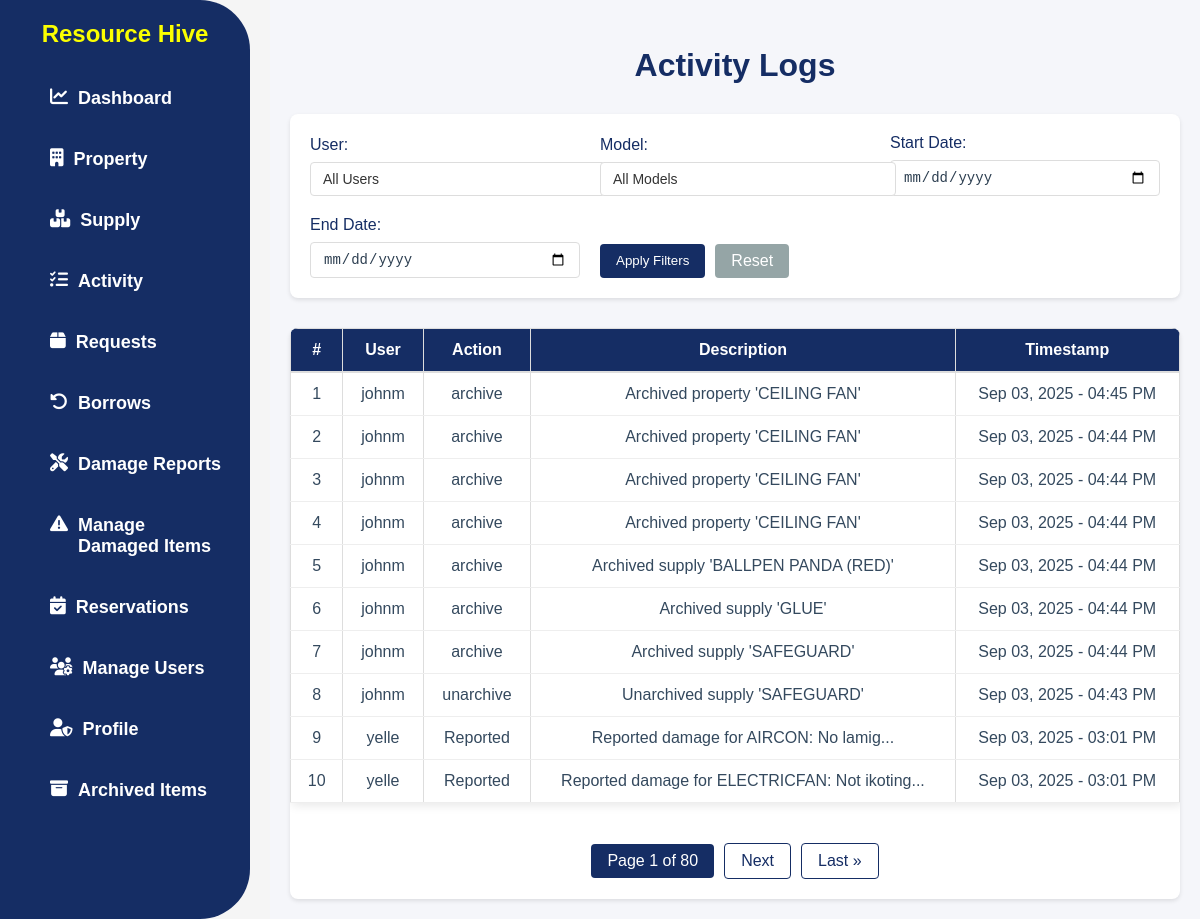
Page /activity/ (signed in) on the earlier database version.
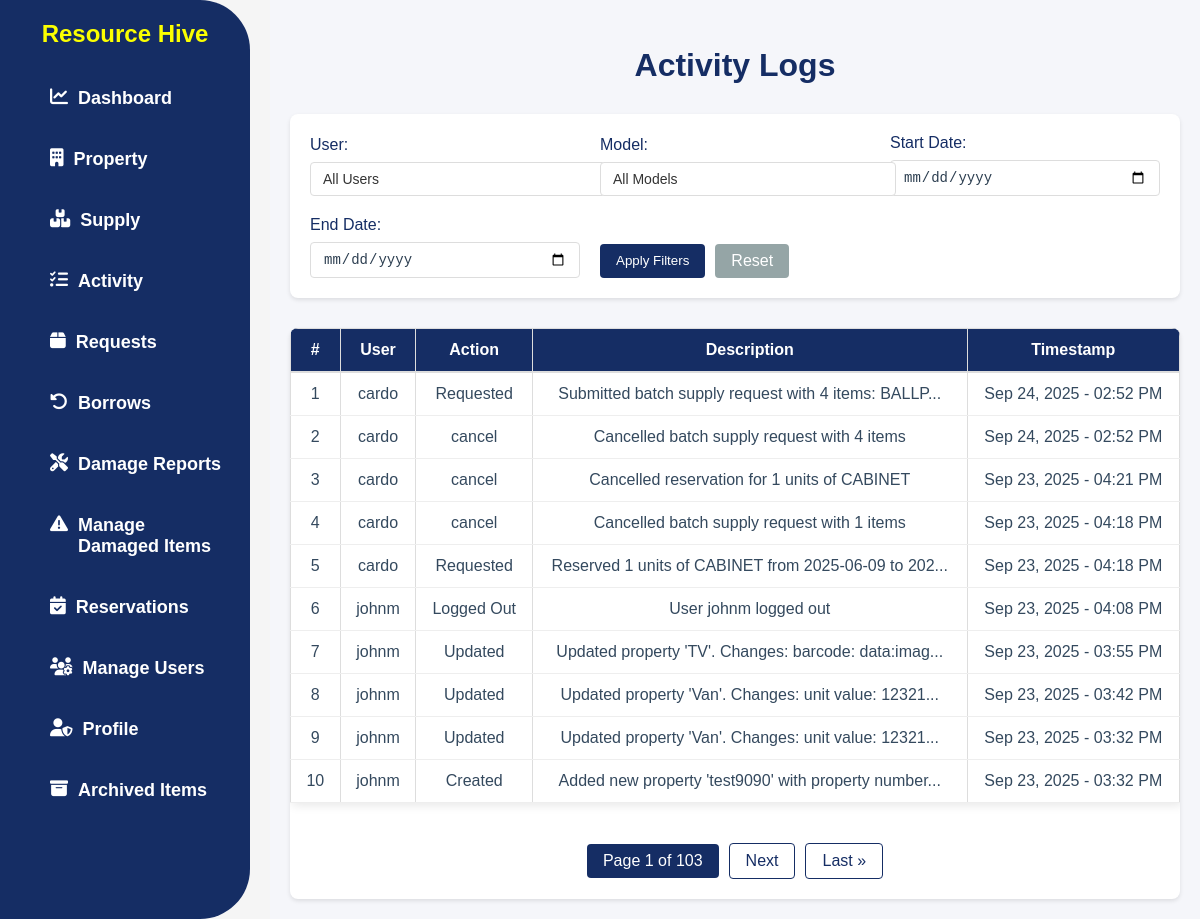
Same page on the later database version.
### app/models.py (models this page shows, shortened)
class ActivityLog(models.Model):
    ACTION_CHOICES = [
        ('create', 'Created'),
        ('update', 'Updated'),
        ('delete', 'Deleted'),
        ('login', 'Logged In'),
        ('logout', 'Logged Out'),
        ('view', 'Viewed'),
        ('request', 'Requested'),
        ('approve', 'Approved'),
        ('reject', 'Rejected'),
        ('claim', 'Claimed'),
        ('complete', 'Completed'),
        ('borrow', 'Borrowed'),
        ('return', 'Returned'),
        ('report', 'Reported'),
    ]
    user = models.ForeignKey(User, on_delete=models.SET_NULL, null=True, blank=True)
    action = models.CharField(max_length=10, choices=ACTION_CHOICES)
    model_name = models.CharField(max_length=100)
    object_repr = models.CharField(max_length=255)
    description = models.TextField(blank=True, null=True)
    timestamp = models.DateTimeField(auto_now_add=True)
    class Meta:
        ordering = ['-timestamp']

### app/views.py (the view)
# urls.py: path('activity/', ActivityPageView.as_view(), name='activity'),
class ActivityPageView(PermissionRequiredMixin, ListView):
    model = ActivityLog
    template_name = 'app/activity.html'
    permission_required = 'app.view_admin_module'
    permission_denied_message = "You do not have permission to view the activity log."
    context_object_name = 'activitylog_list'
    paginate_by = 10
    def get_queryset(self):
        queryset = ActivityLog.objects.all().order_by('-timestamp')
        user_filter = self.request.GET.get('user')
        model_filter = self.request.GET.get('model')
        start_date = self.request.GET.get('start_date')
        end_date = self.request.GET.get('end_date')
        if user_filter:
            queryset = queryset.filter(user_id=user_filter)
        if model_filter:
            queryset = queryset.filter(model_name=model_filter)
        if start_date:
            queryset = queryset.filter(timestamp__date__gte=start_date)
        if end_date:
            queryset = queryset.filter(timestamp__date__lte=end_date)
        category = self.request.GET.get('category')
        if category:
            queryset = queryset.filter(model_name=category)
        return queryset
    def get_context_data(self, **kwargs):
        context = super().get_context_data(**kwargs)
        context['users'] = User.objects.all()
        models = ActivityLog.objects.values_list('model_name', flat=True).distinct()
        context['models'] = sorted(set(models))  # Convert to set to ensure uniqueness and sort
        context['current_category'] = self.request.GET.get('category', '')
        return context

### app/templates/app/activity.html (shortened to what this page needs)
{% load static %}
<!DOCTYPE html>
<html lang="en">
<head>
    <link rel="stylesheet" href="{% static 'css/style.css' %}">
    <link rel="stylesheet" href="https://cdnjs.cloudflare.com/ajax/libs/font-awesome/6.4.2/css/all.min.css">
</head>
<body>
    {% block content %}
    {% include 'app/navbar.html' %}
    <div class="actlog-page">
        <h2 class="actlog-title">Activity Logs</h2>
        <div class="actlog-filter-section">
            <form method="get" class="actlog-filter-form">
                <div class="actlog-filter-group">
                    <label for="user">User:</label>
                    <div class="searchable-select-container">
                        <input type="text" id="user-search" class="activity-search-input"
                               placeholder="Search users..." autocomplete="off">
                    </div>
                </div>
                <div class="actlog-filter-group">
                    <label for="model">Model:</label>
                    <div class="searchable-select-container">
                        <input type="text" id="model-search" class="activity-search-input"
                               placeholder="Search models..." autocomplete="off">
                    </div>
                </div>
                <div class="actlog-filter-group">
                    <label for="start_date">Start Date:</label>
                    <input type="date" name="start_date" id="start_date" value="{{ request.GET.start_date }}">
                </div>
                <div class="actlog-filter-group">
                    <label for="end_date">End Date:</label>
                    <input type="date" name="end_date" id="end_date" value="{{ request.GET.end_date }}">
                </div>
                <div class="actlog-filter-buttons">
                    <button type="submit" class="actlog-filter-submit">Apply Filters</button>
                    <a href="{% url 'activity' %}" class="actlog-filter-reset">Reset</a>
                </div>
            </form>
        </div>
        <div class="actlog-table-container">
            <table class="actlog-table">
                <thead>
                    <tr>
                        <th>#</th>
                        <th>User</th>
                        <th>Action</th>
                        <th>Description</th>
                        <th>Timestamp</th>
                    </tr>
                </thead>
                <tbody>
                    {% for log in activitylog_list %}
                    <tr>
                        <td>{{ page_obj.start_index|add:forloop.counter0 }}</td>
                        <td>{{ log.user.username }}</td>
                        <td>{{ log.get_action_display }}</td>
                        <td title="{{ log.description }}">
                            {% if log.description|length > 50 %}
                                {{ log.description|slice:':50' }}...
                            {% else %}
                                {{ log.description }}
                            {% endif %}
                        </td>
                        <td>{{ log.timestamp|date:"M d, Y - h:i A" }}</td>
                    </tr>
                    {% empty %}
                    <tr>
                        <td colspan="5" class="actlog-empty">No activity logs available.</td>
                    </tr>
                    {% endfor %}
                </tbody>
            </table>
            {% if is_paginated %}
            <div class="actlog-pagination">
                <span class="current">
                    Page {{ page_obj.number }} of {{ page_obj.paginator.num_pages }}
                </span>
                {% if page_obj.has_next %}
                    <a href="?page={{ page_obj.next_page_number }}">Next</a>
                    <a href="?page={{ page_obj.paginator.num_pages }}">Last &raquo;</a>
                {% endif %}
            </div>
            {% endif %}
        </div>
    </div>
    {% endblock content %}
</body>
</html>

Differences in the rows shown:
no longer on this page (row unchanged): ActivityLog: start_index|add "1", user.username "johnm", action "archive", description "Archived property 'CEILING FAN'", timestamp "Sep 03, 2025 - 04:45 PM"
no longer on this page (row unchanged): ActivityLog: start_index|add "2", user.username "johnm", action "archive", description "Archived property 'CEILING FAN'", timestamp "Sep 03, 2025 - 04:44 PM"
no longer on this page (row unchanged): ActivityLog: start_index|add "3", user.username "johnm", action "archive", description "Archived property 'CEILING FAN'", timestamp "Sep 03, 2025 - 04:44 PM"
no longer on this page (row unchanged): ActivityLog: start_index|add "4", user.username "johnm", action "archive", description "Archived property 'CEILING FAN'", timestamp "Sep 03, 2025 - 04:44 PM"
no longer on this page (row unchanged): ActivityLog: start_index|add "5", user.username "johnm", action "archive", description "Archived supply 'BALLPEN PANDA (RED)'", timestamp "Sep 03, 2025 - 04:44 PM"
no longer on this page (row unchanged): ActivityLog: start_index|add "6", user.username "johnm", action "archive", description "Archived supply 'GLUE'", timestamp "Sep 03, 2025 - 04:44 PM"
no longer on this page (row unchanged): ActivityLog: start_index|add "7", user.username "johnm", action "archive", description "Archived supply 'SAFEGUARD'", timestamp "Sep 03, 2025 - 04:44 PM"
no longer on this page (row unchanged): ActivityLog: start_index|add "8", user.username "johnm", action "unarchive", description "Unarchived supply 'SAFEGUARD'", timestamp "Sep 03, 2025 - 04:43 PM"
no longer on this page (row unchanged): ActivityLog: start_index|add "9", user.username "yelle", action "Reported", description "Reported damage for AIRCON: No lamig...", timestamp "Sep 03, 2025 - 03:01 PM"
no longer on this page (row unchanged): ActivityLog: start_index|add "10", user.username "yelle", action "Reported", description "Reported damage for ELECTRICFAN: Not ikoting...", timestamp "Sep 03, 2025 - 03:01 PM"
added ActivityLog: start_index|add "1", user.username "cardo", action "Requested", description "Submitted batch supply request with 4 items: BALLP", timestamp "Sep 24, 2025 - 02:52 PM"
added ActivityLog: start_index|add "2", user.username "cardo", action "cancel", description "Cancelled batch supply request with 4 items", timestamp "Sep 24, 2025 - 02:52 PM"
added ActivityLog: start_index|add "3", user.username "cardo", action "cancel", description "Cancelled reservation for 1 units of CABINET", timestamp "Sep 23, 2025 - 04:21 PM"
added ActivityLog: start_index|add "4", user.username "cardo", action "cancel", description "Cancelled batch supply request with 1 items", timestamp "Sep 23, 2025 - 04:18 PM"
added ActivityLog: start_index|add "5", user.username "cardo", action "Requested", description "Reserved 1 units of CABINET from 2025-06-09 to 202", timestamp "Sep 23, 2025 - 04:18 PM"
added ActivityLog: start_index|add "6", user.username "johnm", action "Logged Out", description "User johnm logged out", timestamp "Sep 23, 2025 - 04:08 PM"
added ActivityLog: start_index|add "7", user.username "johnm", action "Updated", description "Updated property 'TV'. Changes: barcode: data:imag", timestamp "Sep 23, 2025 - 03:55 PM"
added ActivityLog: start_index|add "8", user.username "johnm", action "Updated", description "Updated property 'Van'. Changes: unit value: 12321", timestamp "Sep 23, 2025 - 03:42 PM"
added ActivityLog: start_index|add "9", user.username "johnm", action "Updated", description "Updated property 'Van'. Changes: unit value: 12321", timestamp "Sep 23, 2025 - 03:32 PM"
added ActivityLog: start_index|add "10", user.username "johnm", action "Created", description "Added new property 'test9090' with property number", timestamp "Sep 23, 2025 - 03:32 PM"
Other differences:
{{ page_obj.paginator.num_pages }}: "80" → "103"
